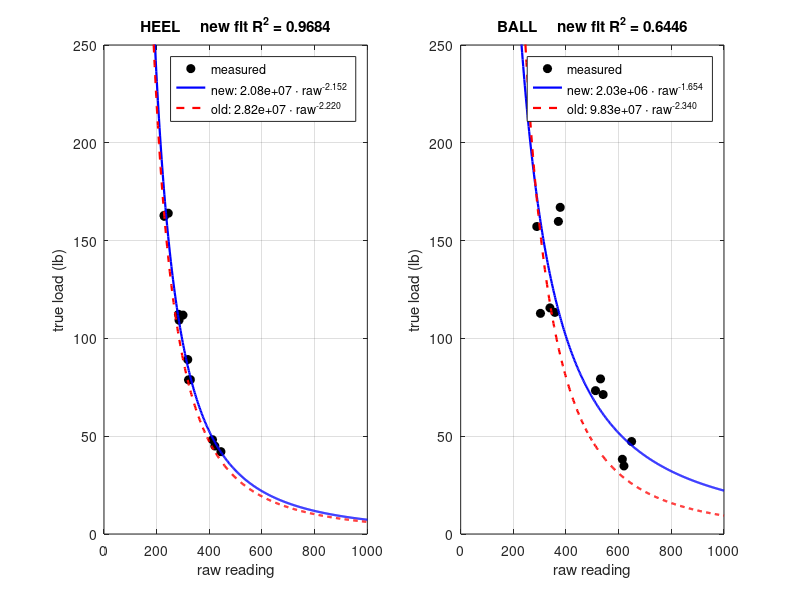

MATLAB code for this plot:
%% fit_calibration_curves.m
% Set two: fit new power-law calibration curves from the 24 bare-sensor
% presses, and compare them against the curves already in my firmware.
%
% Model: force_lb = a * raw^b, which is a straight line in log-log space.
% R^2 is reported on the pound values, not in log space, because log-space
% R^2 flatters the fit.
%
% Michael Phelan, 2026

heel_raw = [421 412 444 328 318 321 283 285 300 244 229 228]';
heel_lb  = [45.0 48.2 42.1 78.9 89.2 78.8 112.3 109.3 111.9 164.0 162.4 162.9]';
ball_raw = [649 620 614 531 541 512 339 358 303 371 289 378]';
ball_lb  = [47.3 34.8 38.2 79.3 71.3 73.3 115.6 113.3 112.8 159.8 157.2 167.0]';

a_heel_old = 2.82e7;  b_heel_old = -2.22;     % curves in the firmware
a_ball_old = 9.83e7;  b_ball_old = -2.34;

p = polyfit(log(heel_raw),log(heel_lb),1);
bh = p(1); ah = exp(p(2));
R2h = 1 - sum((heel_lb - ah*heel_raw.^bh).^2)/sum((heel_lb-mean(heel_lb)).^2);

p = polyfit(log(ball_raw),log(ball_lb),1);
bb = p(1); ab = exp(p(2));
R2b = 1 - sum((ball_lb - ab*ball_raw.^bb).^2)/sum((ball_lb-mean(ball_lb)).^2);

fprintf('\nHEEL   new: %.4g * raw^(%.4f)   R^2 = %.4f     old: %.4g * raw^(%.4f)\n', ...
        ah,bh,R2h,a_heel_old,b_heel_old);
fprintf('BALL   new: %.4g * raw^(%.4f)   R^2 = %.4f     old: %.4g * raw^(%.4f)\n', ...
        ab,bb,R2b,a_ball_old,b_ball_old);

fprintf('\nraw      heel old   heel new   ball old   ball new\n');
for r = [400 500 600 700 800 900]
    fprintf('%4d   %9.1f  %9.1f  %9.1f  %9.1f\n', r, ...
        a_heel_old*r^b_heel_old, ah*r^bh, a_ball_old*r^b_ball_old, ab*r^bb);
end

figure('Color','w','Position',[100 100 1000 420]); rr = linspace(180,1000,400);
subplot(1,2,1); hold on; grid on; box on;
plot(heel_raw,heel_lb,'ko','MarkerFaceColor','k','DisplayName','measured');
plot(rr,ah*rr.^bh,'b-','LineWidth',1.6,'DisplayName',sprintf('new: %.3g \\cdot raw^{%.3f}',ah,bh));
plot(rr,a_heel_old*rr.^b_heel_old,'r--','LineWidth',1.6,'DisplayName',sprintf('old: %.3g \\cdot raw^{%.3f}',a_heel_old,b_heel_old));
xlabel('raw reading'); ylabel('true load (lb)'); ylim([0 250]);
title(sprintf('HEEL     new fit R^2 = %.4f',R2h)); legend('Location','northeast','FontSize',9);

subplot(1,2,2); hold on; grid on; box on;
plot(ball_raw,ball_lb,'ko','MarkerFaceColor','k','DisplayName','measured');
plot(rr,ab*rr.^bb,'b-','LineWidth',1.6,'DisplayName',sprintf('new: %.3g \\cdot raw^{%.3f}',ab,bb));
plot(rr,a_ball_old*rr.^b_ball_old,'r--','LineWidth',1.6,'DisplayName',sprintf('old: %.3g \\cdot raw^{%.3f}',a_ball_old,b_ball_old));
xlabel('raw reading'); ylabel('true load (lb)'); ylim([0 250]);
title(sprintf('BALL     new fit R^2 = %.4f',R2b)); legend('Location','northeast','FontSize',9);
